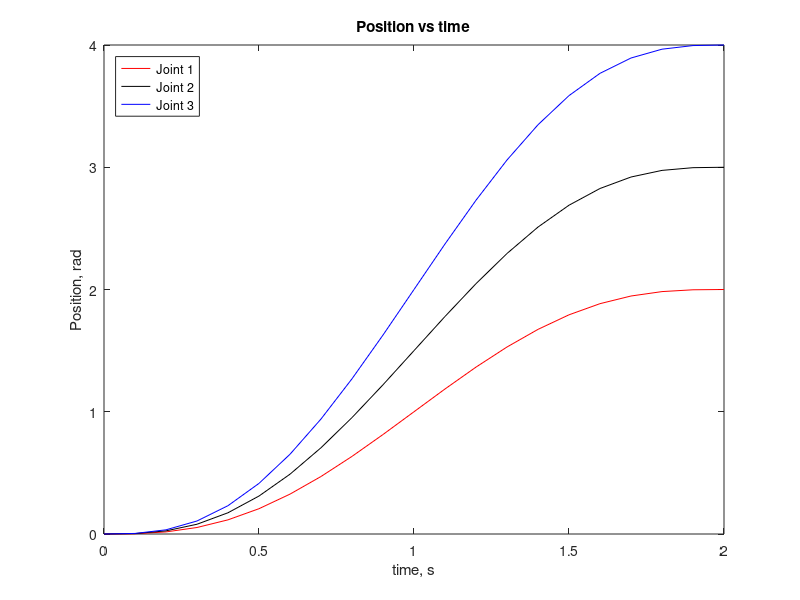
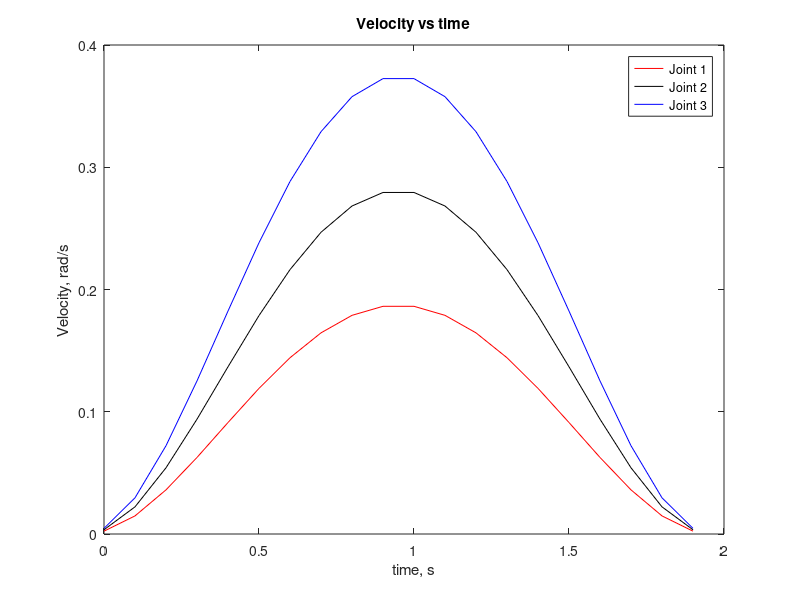
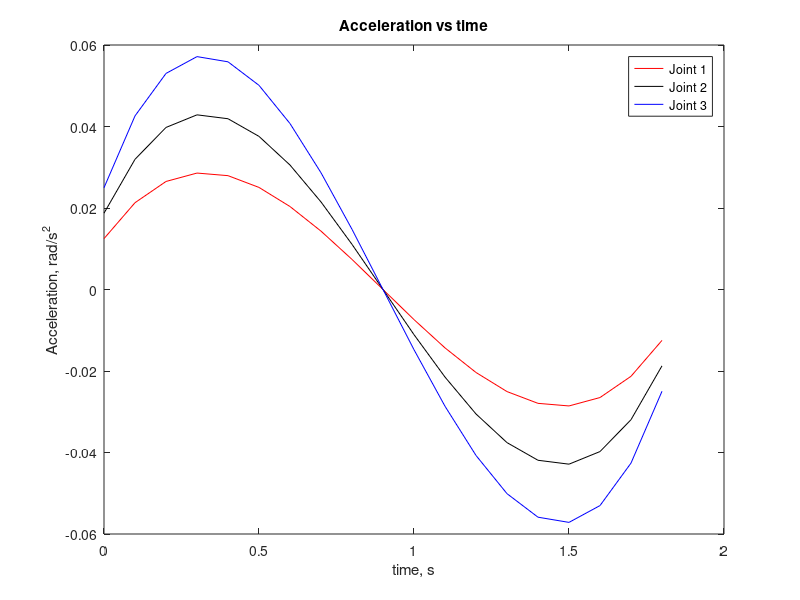

Here is the MATLAB script that generated these plots, in order:
clear all;
close all;
t = 2;

T = [1 0 0 0 0 0;
    0 1 0 0 0 0;
    0 0 2 0 0 0;
    1 t t^2 t^3 t^4 t^5;
    0 1 2*t 3*t^2 4*t^3 5*t^4;
    0 0 2 6*t 12*t^2 20*t^3];
Q = [0 0 0;
    0 0 0;
    0 0 0;
    2 3 4;
    0 0 0;
    0 0 0];
A = T^-1*Q;
t = 0:0.1:2;
q1 = A(1,1) + A(2,1)*t + A(3,1)*t.^2 + A(4,1)*t.^3 + A(5,1)*t.^4 + A(6,1)*t.^5;
vel1 = diff(q1);
acc1 = diff(vel1);
q2 = A(1,2) + A(2,2)*t + A(3,2)*t.^2 + A(4,2)*t.^3 + A(5,2)*t.^4 + A(6,2)*t.^5;
vel2 = diff(q2);
acc2 = diff(vel2);
q3 = A(1,3) + A(2,3)*t + A(3,3)*t.^2 + A(4,3)*t.^3 + A(5,3)*t.^4 + A(6,3)*t.^5;
vel3 = diff(q3);
acc3 = diff(vel3);
figure;
plot(t,q1,'r',t,q2,'k',t,q3,'b');
title('Position vs time');
xlabel('time, s');
ylabel('Position, rad');
legend('Joint 1','Joint 2','Joint 3','Location','northwest');
figure;
plot(t(1:length(t)-1),vel1,'r',t(1:length(t)-1),vel2,'k',t(1:length(t)-1),vel3,'b');
title('Velocity vs time');
xlabel('time, s');
ylabel('Velocity, rad/s');
legend('Joint 1','Joint 2','Joint 3');

figure;
plot(t(1:length(t)-2),acc1,'r',t(1:length(t)-2),acc2,'k',t(1:length(t)-2),acc3,'b');
title('Acceleration vs time');
xlabel('time, s');
ylabel('Acceleration, rad/s^2');
legend('Joint 1','Joint 2','Joint 3');
